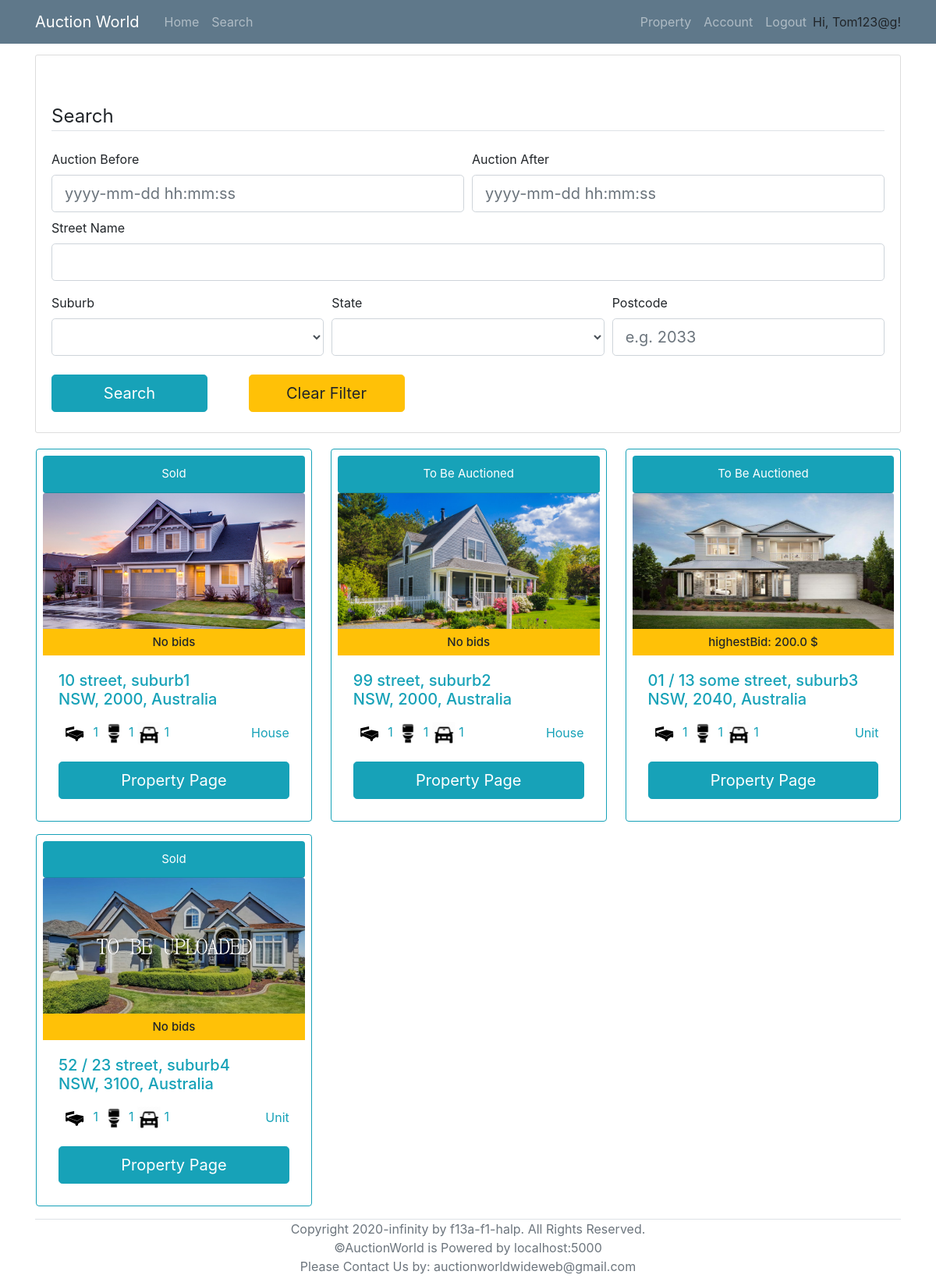
Page /search (signed in) on the earlier database version.
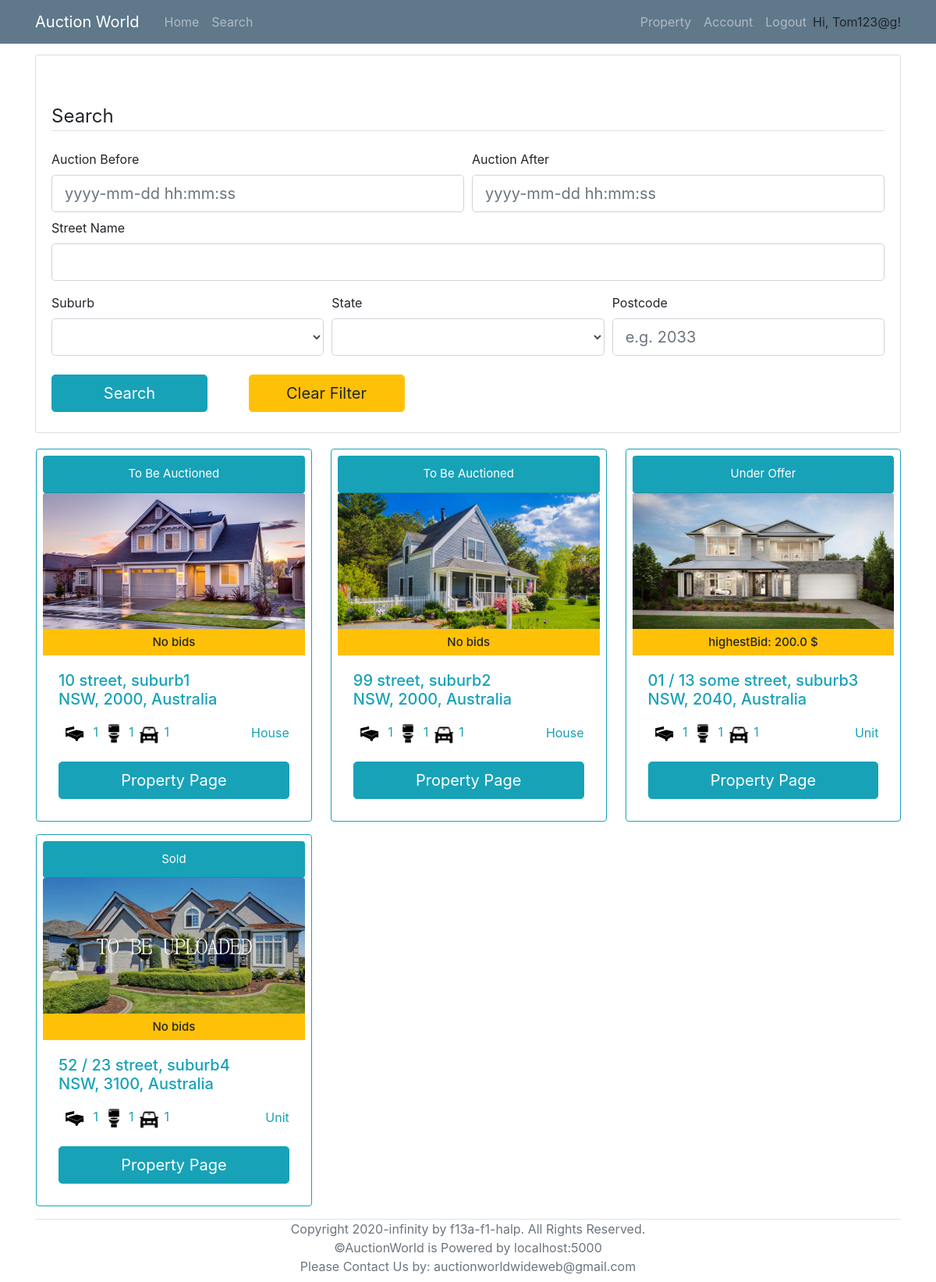
Same page on the later database version.
### models.py (models this page shows, shortened)
class User(UserMixin, db.Model):
    __tablename__ = 'User'
    id = db.Column(db.Integer, primary_key = True)
    login_name = db.Column(db.String(collation='NOCASE') ,unique=True, nullable=False)
    email = db.Column(db.String, unique=True, nullable=False)
    password_hash = db.Column(db.String, nullable=False)
    address = db.Column(db.String(1000), nullable=False)
    date_of_birth = db.Column(db.DateTime, nullable=False)
    phone_number = db.Column(db.String,unique=True, nullable=False)
    id_confirmation = db.Column(db.String(100), nullable=True)
    auctionId = db.relationship('AuctionDetails', backref='seller', lazy='dynamic')
    properties = db.relationship('Property', backref='sellerID', lazy='dynamic')
    cards = db.relationship('BankDetails', backref='user', lazy='dynamic')
    registeredProperties = db.relationship('Property',secondary=lambda: RegisteredAssociation.__table__, backref="RegisteredBidders")

class Property(db.Model):
    __tablename__ = 'Property'
    id = db.Column(db.Integer, primary_key = True)
    property_type = db.Column(db.String)
    add_unit = db.Column(db.String(100))
    add_num = db.Column(db.String(100))
    add_name = db.Column(db.String(100))
    add_suburb = db.Column(db.String(100))
    add_state = db.Column(db.String(3))
    add_pc = db.Column(db.String(4))
    num_bedrooms = db.Column(db.Integer)
    num_parking = db.Column(db.Integer)
    num_bathrooms = db.Column(db.Integer)
    parking_features = db.Column(db.String)
    building_size = db.Column(db.Integer)
    land_size = db.Column(db.Integer)
    inspection_date = db.Column(db.DateTime)
    description = db.Column(db.String(2000))
    year_built = db.Column(db.Integer)
    status = db.Column(db.String)
    seller = db.Column(db.Integer, db.ForeignKey('User.id'))
    auctionId = db.relationship('AuctionDetails', backref='Property', uselist=False)
    photo_collection = db.relationship('Photos', backref='Property', lazy='dynamic')
    registeredBidders = db.relationship('User',secondary=lambda: RegisteredAssociation.__table__, backref="RegisteredProperties")

class Photos(db.Model):
    __tablename__ = 'Photos'
    id = db.Column(db.Integer, primary_key = True)
    photo = db.Column(db.String)
    property_id = db.Column(db.Integer, db.ForeignKey('Property.id'))

### routes.py (the view, shortened to what this page needs)
@app.route('/search', methods=['POST','GET'])
@login_required
def search():
    form=searchForm()
    available_suburbs=db.session.query(Property.add_suburb).distinct(Property.add_suburb)
    available_states=db.session.query(Property.add_state).distinct(Property.add_state)
    form.suburb.choices=[("")]+[(i.add_suburb) for i in available_suburbs]
    form.state.choices=[("")]+[(i.add_state) for i in available_states]
    full_list = db.session.query(Property,AuctionDetails,func.max(Bid.Amount).label('highestBid'))\
                        .outerjoin(AuctionDetails, AuctionDetails.PropertyID==Property.id)\
                        .outerjoin(Bid, Bid.AuctionID == AuctionDetails.id)\
                        .group_by(Property.id)
    property_Id=[]
    return render_template('search.html', title='search', form=form, properties=full_list)

### forms.py
class searchForm(FlaskForm):
    auction_before =  DateTimeField('Auction Before', format='%Y-%m-%d %H:%M:%S',validators=[Optional()])
    auction_after = DateTimeField('Auction After', format='%Y-%m-%d %H:%M:%S',validators=[Optional()])
    suburb = SelectField('Suburb', validators=[Optional()])
    state = SelectField('State', validators=[Optional()])
    street = StringField('Street Name',validators=[Optional()])
    postcode = StringField('Postcode', validators=[Optional()])
    submit = SubmitField('Search')
    clear = SubmitField('Clear Filter')

### models.py (called while the page is built)
@login_manager.user_loader
def load_user(id):
    return User.query.get(id)

### templates/search.html (shortened to what this page needs)
{% extends "base.html" %}
{% block content %}
	<div class="content-section">
		<form action="" method= "POST" style="margin-top: 50px;" novalidate>
			<fieldset class="form-group">
				<legend class="border-bottom mb-4">Search</legend>
				<div class="form-row">
					<div class="col">
						{{ form.auction_before.label }}<br>
						{% if form.auction_before.errors %}
							{{ form.auction_before(class="form-control form-control-lg is-invalid") }}
							<div class="invalid-feedback">
								{% for error in form.auction_before.errors %}
									<span>{{ error }}</span>
								{% endfor %}
							</div>
						{% else %}
							{{ form.auction_before(class="form-control form-control-lg", placeholder="yyyy-mm-dd hh:mm:ss") }}
						{% endif %}
					</div>
					<div class="col">
						{{ form.auction_after.label }}<br>
						{% if form.auction_after.errors %}
							{{ form.auction_after(class="form-control form-control-lg is-invalid") }}
							<div class="invalid-feedback">
								{% for error in form.auction_after.errors %}
									<span>{{ error }}</span>
								{% endfor %}
							</div>
						{% else %}
							{{ form.auction_after(class="form-control form-control-lg", placeholder="yyyy-mm-dd hh:mm:ss") }}
						{% endif %}
					</div>
				</div>
				<div class="form-group mt-2">
					{{ form.street.label }}<br>
					{% if form.street.errors %}
						{{ form.street(class="form-control form-control-lg is-invalid") }}
						<div class="invalid-feedback">
							{% for error in form.street.errors %}
								<span>{{ error }}</span>
							{% endfor %}
						</div>
					{% else %}
						{{ form.street(class="form-control form-control-lg") }}
					{% endif %}
				</div>
				<div class="form-row">
					<div class="col">
					{{ form.suburb.label }}<br>
					{% if form.suburb.errors %}
						{{ form.suburb(class="form-control form-control-lg is-invalid") }}
						<div class="invalid-feedback">
							{% for error in form.suburb.errors %}
								<span>{{ error }}</span>
							{% endfor %}
						</div>
					{% else %}
						{{ form.suburb(class="form-control form-control-lg") }}
					{% endif %}
					</div>
					<div class="col">
					{{ form.state.label }}<br>
					{% if form.state.errors %}
						{{ form.state(class="form-control form-control-lg is-invalid") }}
						<div class="invalid-feedback">
							{% for error in form.state.errors %}
								<span>{{ error }}</span>
							{% endfor %}
						</div>
					{% else %}
						{{ form.state(class="form-control form-control-lg") }}
					{% endif %}
					</div>
					<div class="col">
					{{ form.postcode.label }}<br>
					{% if form.postcode.errors %}
						{{ form.postcode(class="form-control form-control-lg is-invalid") }}
						<div class="invalid-feedback">
							{% for error in form.postcode.errors %}
								<span>{{ error }}</span>
							{% endfor %}
						</div>
					{% else %}
						{{ form.postcode(class="form-control form-control-lg", placeholder="e.g. 2033") }}
					{% endif %}
					</div>
				</div>
				<div class="form-group mt-4 mb-0">
					{{ form.submit(class="btn btn-info btn-lg mr-5" ,style="width:200px") }}
					{{ form.clear (class="btn btn-warning btn-lg",style="width:200px") }}
				</div>
			</fieldset>
		</form>
	</div>
	<div class="row col-xl-15">
		{% if properties.count() == 0 %}
			<div style="width:100%; text-align: center; margin-bottom: 100px;">
				<h1 class="text-info">No results found.</h1>
			</div>
		{% else %}
			{% for (p,a,b) in properties %}
				<div class="card border-info p-2 col-md-3.8 ml-3 mr-2 mb-3">
					<div class="card-header rounded text-center bg-info text-white" style="font-size: 15px;">
						{% if p.status == "auction" %}
							To Be Auctioned
						{% elif p.status == "sold" %}
							Sold
						{% else %}
							Under Offer
						{% endif %}
					</div>
					{% if not p.photo_collection.all() %}
						<img class="card-img-top" src="/static/propertyImage/Sample.jpg" alt="Card image cap" style="width:335.81px; height: 180px;" >
					{% else %}
						<img class="card-img-top" src="/static/propertyImage/{{p.photo_collection.first().photo}}" alt="Card image cap" style="width:335.81px; height: 180px;" >
					{% endif %}
					<h6 class="card-subtitle pt-2 pb-2 text-center bg-warning" style="font-size: 15px;">
                        {% if b:%}
                            highestBid: {{b}} $
                        {% else %}
                            No bids
                        {% endif%}
                    </h6>
					<div class="card-body text-info">
						<h4 class="card-title" style="font-size: 20px;">
							{% if p.add_unit %}
								{{p.add_unit}} /
							{% endif %}
							{{p.add_num}} {{p.add_name}}, {{p.add_suburb}} <br> {{p.add_state}}, {{p.add_pc}}, Australia
						</h4>
						<p class="card-text">
							<span><img src="/static/icons/bedicon.png" alt="Card image cap" style="width:40px; height: 40px;"> {{p.num_bedrooms}}</span>
							<span><img src="/static/icons/restroom.png" alt="Card image cap" style="width:30px; height: 30px;"> {{p.num_bathrooms}}</span>
							<span><img src="/static/icons/car.png" alt="Card image cap" style="width:30px; height: 30px;"> {{p.num_parking}}</span>
							<span style="float: right; margin-top: 7px;">{{p.property_type}}</span>
						</p>
						<a href={{ url_for("viewProperty", property_id=p.id) }} class="btn btn-info btn-lg" style="width: 100%;">Property Page</a>
					</div>
				</div>
			{% endfor %}
		{% endif %}
	</div>
</div>
{% endblock %}

### templates/base.html (shortened to what this page needs)
<!DOCTYPE html>
<html lang="en">
<head>
    <link rel="stylesheet" type="text/css" href="../static/css/main.css">
    <link rel="stylesheet" href="https://maxcdn.bootstrapcdn.com/bootstrap/4.0.0/css/bootstrap.min.css">
</head>
<body>
    <header class="site-header">
        <nav class="navbar navbar-expand-md navbar-dark bg-steel fixed-top">
          <div class="container">
            <a class="navbar-brand mr-4" href="/" >Auction World</a>
            <div class="collapse navbar-collapse" id="navbarToggle">
              <div class="navbar-nav mr-auto">
                <a class="nav-item nav-link" href="{{ url_for('home') }}">Home</a>
                <a class="nav-item nav-link" href="/search">Search</a>
              </div>
              <div class="navbar-nav">
                {% if current_user.is_authenticated %}
                  <a class="nav-item nav-link" href="/property">Property</a>
                  <a class="nav-item nav-link" href={{ url_for("account", user_id=current_user.id) }}>Account</a>
                  <a class="nav-item nav-link" href="/logout">Logout</a>
                  <p style="margin-top: 8px; margin-bottom: 0px;">Hi, {{ current_user.login_name }}!</p>
                {% endif %}
              </div>
            </div>
          </div>
        </nav>
      </header>
      <main role="main" class="container" style="margin-top: 70px;">
        <div class="row">
          <div class="col-md-12">
            {% block content %}{% endblock %}
          </div>
        <div class="border-top relative-bottom text-center text-muted mb-2" >
          Copyright 2020-infinity by f13a-f1-halp. All Rights Reserved. <br>
          ©AuctionWorld is Powered by localhost:5000 <br>
          Please Contact Us by: auctionworldwideweb@gmail.com
        </div>
      </main>
</body>
</html>

### static/css/main.css (style rules this page uses)
body { background: #fafafa; color: #333333; margin-top: 5rem; }
h1, h2, h3, h4, h5, h6 { color: #444444; }
.bg-steel { background-color: #5f788a; }
.site-header .navbar-nav .nav-link { color: #cbd5db; }
.content-section { background: #ffffff; padding: 10px 20px; border: 1px solid #dddddd; border-radius: 3px; margin-bottom: 20px; }

Differences in the rows shown:
changed Property "suburb1": status "Sold" → "To Be Auctioned"
changed Property "some street": status "To Be Auctioned" → "Under Offer"
